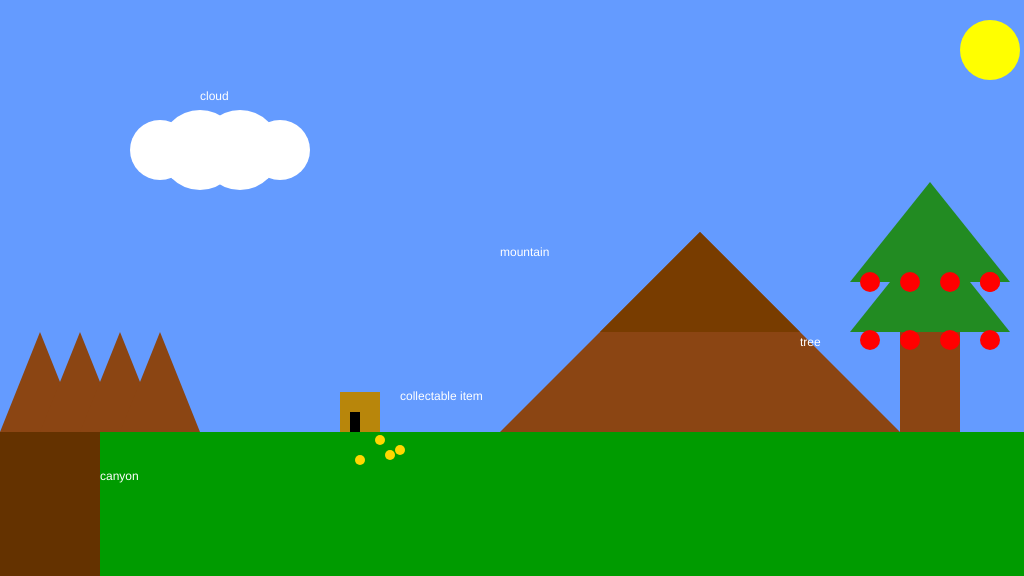
Frame 1 (no input)
Frame 60 (no input): identical to frame 1, image omitted
Frame 120 (the mouse pressed at the canvas centre since frame 60): identical to frame 1, image omitted

The p5.js sketch that drew this single still picture (run headless with seeded random() and noise() and a simulated clock; from frame 60 on, the mouse is pressed at the canvas centre):

// p5.js sketch
// ── sketch.js
/*

The Game Project

1 - Background Scenery

Use p5 drawing functions such as rect, ellipse, line, triangle and
point to draw the scenery as set out in the code comments. The items
should appear next to the text titles.

Each bit of scenery is worth two marks:

0 marks = not a reasonable attempt
1 mark = attempted but it's messy or lacks detail
2 marks = you've used several shape functions to create the scenery

I've given titles and chosen some base colours, but feel free to
imaginatively modify these and interpret the scenery titles loosely to
match your game theme.

WARNING: Do not get too carried away. If you're shape takes more than 15 lines of code to draw then you've probably over done it.


*/

function setup()
{
	createCanvas(1024, 576);
}

function draw()
{
	background(100, 155, 255); //fill the sky blue

	noStroke();
	fill(0,155,0);
	rect(0, 432, 1024, 144); //draw some green ground

	//1. a cloud in the sky
	//... add your code here

    fill(255,255,255);
    ellipse(200, 150, 80, 80);
    ellipse(160, 150, 60, 60);
    ellipse(240, 150, 80, 80);
    ellipse(280, 150, 60, 60);
    
	noStroke();
	fill(255);
	text("cloud", 200, 100);

	//2. a mountain in the distance
	//... add your code here
    
    fill(139, 69, 19); // Brown color for the mountain
    triangle(500, 432, 700, 232, 900, 432);
    
    // Simple shading for the mountain
    fill(120, 60, 0); // A slightly darker brown
    triangle(600, 332, 700, 232, 800, 332);

	noStroke();
	fill(255);
	text("mountain", 500, 256);

	//3. a tree
	//... add your code here

    fill(139, 69, 19); //Brown collor
    rect (900, 282, 60, 150);
    
    // leaves 
    fill(34, 139, 34); //Green collor
    triangle(850, 332, 930, 232, 1010, 332);
    triangle(850, 282, 930, 182, 1010, 282);
    
    //apples
    fill(255,0,0);
    ellipse(870, 340, 20, 20);
    ellipse(910, 340, 20, 20);
    ellipse(950, 340, 20, 20);
    ellipse(990, 340, 20, 20);
    
    ellipse(870, 282, 20, 20);
    ellipse(910, 282, 20, 20);
    ellipse(950, 282, 20, 20);
    ellipse(990, 282, 20, 20);
    ellipse(990, 282, 20, 20);
    
	noStroke();
	fill(255);
	text("tree", 800, 346);

	//4. a canyon
	//NB. the canyon should go from ground-level to the bottom of the screen

	//... add your code here
    
    fill(139, 69, 19); // Dark color for the canyon
    rect(0, 432, 100, 144);
    
    // Add shading and details using rectangles
    fill(100, 50, 0); // Slightly darker color for shading
    for (let y = 432; y <= height; y += 10) {
        rect(0, y, 100, 10);
    }
    
   
    fill(139, 69, 19); // Lighter color for details
    triangle(0, 432, 40, 332, 80, 432);
    triangle(40, 432, 80, 332, 120, 432);
    triangle(80, 432, 120, 332, 160, 432);
    triangle(120, 432, 160, 332, 200, 432);

	noStroke();
	fill(255);
	text("canyon", 100, 480);

	//5. a collectable token - eg. a jewel, fruit, coins
	//... add your code here
    
    //gold coin
    fill(255, 215, 0);
    ellipse (400, 450, 10, 10);
    ellipse (380, 440, 10, 10);
    ellipse (360, 460, 10, 10);
    ellipse (390, 455, 10, 10);
    
    //Vault
    fill(184, 134, 11); //Brown collor for the vault
    rect(340, 392, 40, 40);
    
    //Vault door
    fill(0,0,0);
    rect(350, 412, 10, 20);
    

	noStroke();
	fill(255);
	text("collectable item", 400, 400);
    
    // 6. a sun in the top right corner
    fill(255, 255, 0); // Yellow color for the sun
    ellipse(990, 50, 60, 60);
}
